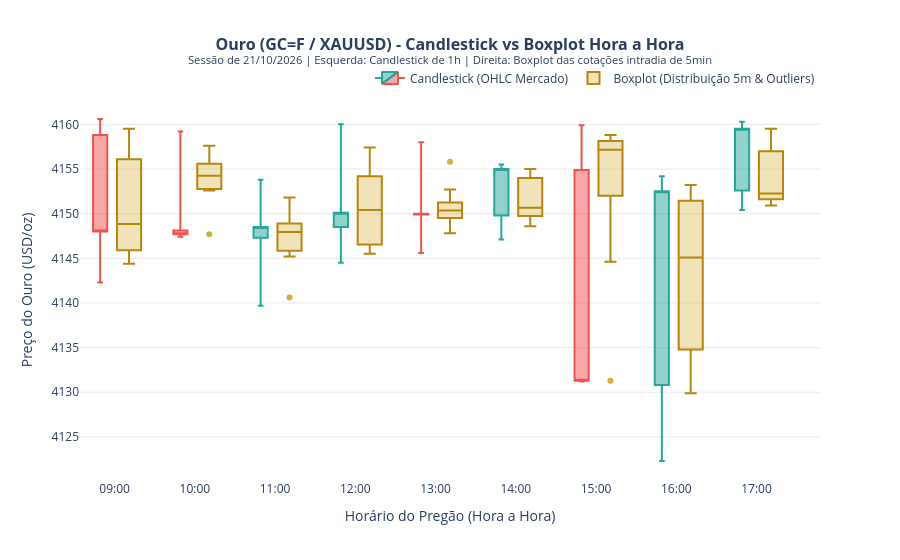

Notebook source saved alongside this figure:
### Code cell
# CÉLULA 4: DADOS REAIS DO OURO (GC=F / XAUUSD) - COMPARAÇÃO HORA A HORA (CANDLE vs BOXPLOT)
# Data: 21 de Outubro de 2026 (Semana Passada) - Intervalo das 09:00 às 17:00
# Cada hora agrupa as cotações a cada 5 minutos formando a distribuição estatística do período.

import numpy as np
import pandas as pd
import plotly.graph_objects as go

# 1. DADOS REAIS HARDCODED (Ouro - Futuros GC=F / XAUUSD em 21/10/2026)
dados_candle_ouro = [
    {
        "Hora": "09:00",
        "Abertura": 4158.8,
        "Máxima": 4160.6,
        "Mínima": 4142.3,
        "Fechamento": 4148.0
    },
    {
        "Hora": "10:00",
        "Abertura": 4148.1,
        "Máxima": 4159.2,
        "Mínima": 4147.4,
        "Fechamento": 4147.7
    },
    {
        "Hora": "11:00",
        "Abertura": 4147.3,
        "Máxima": 4153.8,
        "Mínima": 4139.7,
        "Fechamento": 4148.5
    },
    {
        "Hora": "12:00",
        "Abertura": 4148.5,
        "Máxima": 4160.0,
        "Mínima": 4144.5,
        "Fechamento": 4150.1
    },
    {
        "Hora": "13:00",
        "Abertura": 4150.0,
        "Máxima": 4158.0,
        "Mínima": 4145.6,
        "Fechamento": 4149.9
    },
    {
        "Hora": "14:00",
        "Abertura": 4149.8,
        "Máxima": 4155.5,
        "Mínima": 4147.1,
        "Fechamento": 4155.0
    },
    {
        "Hora": "15:00",
        "Abertura": 4154.9,
        "Máxima": 4159.9,
        "Mínima": 4131.2,
        "Fechamento": 4131.3
    },
    {
        "Hora": "16:00",
        "Abertura": 4130.8,
        "Máxima": 4154.2,
        "Mínima": 4122.3,
        "Fechamento": 4152.5
    },
    {
        "Hora": "17:00",
        "Abertura": 4152.6,
        "Máxima": 4160.3,
        "Mínima": 4150.4,
        "Fechamento": 4159.5
    }
]

dados_boxplot_ouro = [
    {
        "Hora": "09:00",
        "Preco": 4157.8
    },
    {
        "Hora": "09:00",
        "Preco": 4159.5
    },
    {
        "Hora": "09:00",
        "Preco": 4155.6
    },
    {
        "Hora": "09:00",
        "Preco": 4156.6
    },
    {
        "Hora": "09:00",
        "Preco": 4151.6
    },
    {
        "Hora": "09:00",
        "Preco": 4149.7
    },
    {
        "Hora": "09:00",
        "Preco": 4145.6
    },
    {
        "Hora": "09:00",
        "Preco": 4146.2
    },
    {
        "Hora": "09:00",
        "Preco": 4144.9
    },
    {
        "Hora": "09:00",
        "Preco": 4144.4
    },
    {
        "Hora": "09:00",
        "Preco": 4146.8
    },
    {
        "Hora": "09:00",
        "Preco": 4148.0
    },
    {
        "Hora": "10:00",
        "Preco": 4152.8
    },
    {
        "Hora": "10:00",
        "Preco": 4154.7
    },
    {
        "Hora": "10:00",
        "Preco": 4154.8
    },
    {
        "Hora": "10:00",
        "Preco": 4157.6
    },
    {
        "Hora": "10:00",
        "Preco": 4157.3
    },
    {
        "Hora": "10:00",
        "Preco": 4155.3
    },
    {
        "Hora": "10:00",
        "Preco": 4152.6
    },
    {
        "Hora": "10:00",
        "Preco": 4153.8
    },
    {
        "Hora": "10:00",
        "Preco": 4155.9
    },
    {
        "Hora": "10:00",
        "Preco": 4153.0
    },
    {
        "Hora": "10:00",
        "Preco": 4152.7
    },
    {
        "Hora": "10:00",
        "Preco": 4147.7
    },
    {
        "Hora": "11:00",
        "Preco": 4145.6
    },
    {
        "Hora": "11:00",
        "Preco": 4140.6
    },
    {
        "Hora": "11:00",
        "Preco": 4146.1
    },
    {
        "Hora": "11:00",
        "Preco": 4145.2
    },
    {
        "Hora": "11:00",
        "Preco": 4147.7
    },
    {
        "Hora": "11:00",
        "Preco": 4151.8
    },
    {
        "Hora": "11:00",
        "Preco": 4148.7
    },
    {
        "Hora": "11:00",
        "Preco": 4149.1
    },
    {
        "Hora": "11:00",
        "Preco": 4148.2
    },
    {
        "Hora": "11:00",
        "Preco": 4150.4
    },
    {
        "Hora": "11:00",
        "Preco": 4147.5
    },
    {
        "Hora": "11:00",
        "Preco": 4148.5
    },
    {
        "Hora": "12:00",
        "Preco": 4147.1
    },
    {
        "Hora": "12:00",
        "Preco": 4145.5
    },
    {
        "Hora": "12:00",
        "Preco": 4145.5
    },
    {
        "Hora": "12:00",
        "Preco": 4146.0
    },
    {
        "Hora": "12:00",
        "Preco": 4152.6
    },
    {
        "Hora": "12:00",
        "Preco": 4157.4
    },
    {
        "Hora": "12:00",
        "Preco": 4155.8
    },
    {
        "Hora": "12:00",
        "Preco": 4157.0
    },
    {
        "Hora": "12:00",
        "Preco": 4149.8
    },
    {
        "Hora": "12:00",
        "Preco": 4151.6
    },
    {
        "Hora": "12:00",
        "Preco": 4150.7
    },
    {
        "Hora": "12:00",
        "Preco": 4150.1
    },
    {
        "Hora": "13:00",
        "Preco": 4150.4
    },
    {
        "Hora": "13:00",
        "Preco": 4149.1
    },
    {
        "Hora": "13:00",
        "Preco": 4148.9
    },
    {
        "Hora": "13:00",
        "Preco": 4150.0
    },
    {
        "Hora": "13:00",
        "Preco": 4151.3
    },
    {
        "Hora": "13:00",
        "Preco": 4151.2
    },
    {
        "Hora": "13:00",
        "Preco": 4147.8
    },
    {
        "Hora": "13:00",
        "Preco": 4155.8
    },
    {
        "Hora": "13:00",
        "Preco": 4152.7
    },
    {
        "Hora": "13:00",
        "Preco": 4151.2
    },
    {
        "Hora": "13:00",
        "Preco": 4150.3
    },
    {
        "Hora": "13:00",
        "Preco": 4149.9
    },
    {
        "Hora": "14:00",
        "Preco": 4148.6
    },
    {
        "Hora": "14:00",
        "Preco": 4148.9
    },
    {
        "Hora": "14:00",
        "Preco": 4150.0
    },
    {
        "Hora": "14:00",
        "Preco": 4149.9
    },
    {
        "Hora": "14:00",
        "Preco": 4149.6
    },
    {
        "Hora": "14:00",
        "Preco": 4150.1
    },
    {
        "Hora": "14:00",
        "Preco": 4151.2
    },
    {
        "Hora": "14:00",
        "Preco": 4153.8
    },
    {
        "Hora": "14:00",
        "Preco": 4154.2
    },
    {
        "Hora": "14:00",
        "Preco": 4153.3
    },
    {
        "Hora": "14:00",
        "Preco": 4154.9
    },
    {
        "Hora": "14:00",
        "Preco": 4155.0
    },
    {
        "Hora": "15:00",
        "Preco": 4156.8
    },
    {
        "Hora": "15:00",
        "Preco": 4157.1
    },
    {
        "Hora": "15:00",
        "Preco": 4156.8
    },
    {
        "Hora": "15:00",
        "Preco": 4158.0
    },
    {
        "Hora": "15:00",
        "Preco": 4157.2
    },
    {
        "Hora": "15:00",
        "Preco": 4158.4
    },
    {
        "Hora": "15:00",
        "Preco": 4158.8
    },
    {
        "Hora": "15:00",
        "Preco": 4158.3
    },
    {
        "Hora": "15:00",
        "Preco": 4157.3
    },
    {
        "Hora": "15:00",
        "Preco": 4147.2
    },
    {
        "Hora": "15:00",
        "Preco": 4144.6
    },
    {
        "Hora": "15:00",
        "Preco": 4131.3
    },
    {
        "Hora": "16:00",
        "Preco": 4129.9
    },
    {
        "Hora": "16:00",
        "Preco": 4132.5
    },
    {
        "Hora": "16:00",
        "Preco": 4134.8
    },
    {
        "Hora": "16:00",
        "Preco": 4136.7
    },
    {
        "Hora": "16:00",
        "Preco": 4134.8
    },
    {
        "Hora": "16:00",
        "Preco": 4144.1
    },
    {
        "Hora": "16:00",
        "Preco": 4146.1
    },
    {
        "Hora": "16:00",
        "Preco": 4153.2
    },
    {
        "Hora": "16:00",
        "Preco": 4151.4
    },
    {
        "Hora": "16:00",
        "Preco": 4150.3
    },
    {
        "Hora": "16:00",
        "Preco": 4151.5
    },
    {
        "Hora": "16:00",
        "Preco": 4152.5
    },
    {
        "Hora": "17:00",
        "Preco": 4152.2
    },
    {
        "Hora": "17:00",
        "Preco": 4152.3
    },
    {
        "Hora": "17:00",
        "Preco": 4153.1
    },
    {
        "Hora": "17:00",
        "Preco": 4151.7
    },
    {
        "Hora": "17:00",
        "Preco": 4152.1
    },
    {
        "Hora": "17:00",
        "Preco": 4151.4
    },
    {
        "Hora": "17:00",
        "Preco": 4151.5
    },
    {
        "Hora": "17:00",
        "Preco": 4150.9
    },
    {
        "Hora": "17:00",
        "Preco": 4156.5
    },
    {
        "Hora": "17:00",
        "Preco": 4158.9
    },
    {
        "Hora": "17:00",
        "Preco": 4157.5
    },
    {
        "Hora": "17:00",
        "Preco": 4159.5
    }
]

df_candle_ouro = pd.DataFrame(dados_candle_ouro)
df_boxplot_ouro = pd.DataFrame(dados_boxplot_ouro)

# 2. CONFIGURANDO POSIÇÃO NUMÉRICA E OFFSET LADO A LADO
x_indices = np.arange(len(df_candle_ouro))
offset = 0.18

fig = go.Figure()

# 3. CANDLESTICK DO OURO (Deslocado à esquerda de cada hora)
fig.add_trace(
    go.Candlestick(
        x=x_indices - offset,
        open=df_candle_ouro['Abertura'],
        high=df_candle_ouro['Máxima'],
        low=df_candle_ouro['Mínima'],
        close=df_candle_ouro['Fechamento'],
        name='Candlestick (OHLC Mercado)',
        whiskerwidth=0.4,
        increasing_line_color='#26a69a',
        decreasing_line_color='#ef5350'
    )
)

# 4. BOXPLOT DO OURO (Deslocado à direita de cada hora com os preços intradia)
hora_to_x = {h: i + offset for i, h in enumerate(df_candle_ouro['Hora'])}
x_box = df_boxplot_ouro['Hora'].map(hora_to_x)

fig.add_trace(
    go.Box(
        x=x_box,
        y=df_boxplot_ouro['Preco'],
        name='Boxplot (Distribuição 5m & Outliers)',
        boxpoints='outliers',
        width=0.3,
        marker=dict(color='#d4af37', size=6, symbol='circle'),  # Dourado para o Ouro
        line=dict(color='#b8860b', width=2),
        fillcolor='rgba(212, 175, 55, 0.35)'
    )
)

# 5. AJUSTES VISUAIS E TÍTULOS
fig.update_layout(
    title=dict(
        text='<b>Ouro (GC=F / XAUUSD) - Candlestick vs Boxplot Hora a Hora</b><br>'
             '<sup>Sessão de 21/10/2026 | Esquerda: Candlestick de 1h | Direita: Boxplot das cotações intradia de 5min</sup>',
        x=0.5,
        font=dict(size=16)
    ),
    xaxis=dict(
        tickmode='array',
        tickvals=x_indices,
        ticktext=df_candle_ouro['Hora'],
        title='Horário do Pregão (Hora a Hora)',
        rangeslider=dict(visible=False)
    ),
    yaxis=dict(
        title='Preço do Ouro (USD/oz)',
        gridcolor='#eaeaea'
    ),
    template='plotly_white',
    legend=dict(
        orientation='h',
        yanchor='bottom',
        y=1.02,
        xanchor='right',
        x=1
    ),
    hovermode='x unified'
)

fig.show()

### Figure 1 — Plotly figure (JSON) as saved in the notebook; plotly's stock layout.template omitted (floating-point values rounded to 4 significant figures)
{"data": [{"close": [4148.0, 4148.0, 4148.0, 4150.0, 4150.0, 4155.0, 4131.0, 4152.0, 4160.0], "decreasing": {"line": {"color": "#ef5350"}}, "high": [4161.0, 4159.0, 4154.0, 4160.0, 4158.0, 4156.0, 4160.0, 4154.0, 4160.0], "increasing": {"line": {"color": "#26a69a"}}, "low": [4142.0, 4147.0, 4140.0, 4144.0, 4146.0, 4147.0, 4131.0, 4122.0, 4150.0], "name": "Candlestick (OHLC Mercado)", "open": [4159.0, 4148.0, 4147.0, 4148.0, 4150.0, 4150.0, 4155.0, 4131.0, 4153.0], "type": "candlestick", "whiskerwidth": 0.4, "x": [-0.18, 0.82, 1.82, 2.82, 3.82, 4.82, 5.82, 6.82, 7.82]}, {"boxpoints": "outliers", "fillcolor": "rgba(212, 175, 55, 0.35)", "line": {"color": "#b8860b", "width": 2}, "marker": {"color": "#d4af37", "size": 6, "symbol": "circle"}, "name": "Boxplot (Distribuição 5m & Outliers)", "type": "box", "width": 0.3, "x": [0.18, 0.18, 0.18, 0.18, 0.18, 0.18, 0.18, 0.18, 0.18, 0.18, 0.18, 0.18, 1.18, 1.18, 1.18, 1.18, 1.18, 1.18, 1.18, 1.18, 1.18, 1.18, 1.18, 1.18, 2.18, 2.18, 2.18, 2.18, 2.18, 2.18, 2.18, 2.18, 2.18, 2.18, 2.18, 2.18, 3.18, 3.18, 3.18, 3.18, 3.18, 3.18, 3.18, 3.18, 3.18, 3.18, 3.18, 3.18, 4.18, 4.18, 4.18, 4.18, 4.18, 4.18, 4.18, 4.18, 4.18, 4.18, 4.18, 4.18, 5.18, 5.18, 5.18, 5.18, 5.18, 5.18, 5.18, 5.18, 5.18, 5.18, 5.18, 5.18, 6.18, 6.18, 6.18, 6.18, 6.18, 6.18, 6.18, 6.18, 6.18, 6.18, 6.18, 6.18, 7.18, 7.18, 7.18, 7.18, 7.18, 7.18, 7.18, 7.18, 7.18, 7.18, 7.18, 7.18, 8.18, 8.18, 8.18, 8.18, 8.18, 8.18, 8.18, 8.18, 8.18, 8.18, 8.18, 8.18], "y": [4158.0, 4160.0, 4156.0, 4157.0, 4152.0, 4150.0, 4146.0, 4146.0, 4145.0, 4144.0, 4147.0, 4148.0, 4153.0, 4155.0, 4155.0, 4158.0, 4157.0, 4155.0, 4153.0, 4154.0, 4156.0, 4153.0, 4153.0, 4148.0, 4146.0, 4141.0, 4146.0, 4145.0, 4148.0, 4152.0, 4149.0, 4149.0, 4148.0, 4150.0, 4148.0, 4148.0, 4147.0, 4146.0, 4146.0, 4146.0, 4153.0, 4157.0, 4156.0, 4157.0, 4150.0, 4152.0, 4151.0, 4150.0, 4150.0, 4149.0, 4149.0, 4150.0, 4151.0, 4151.0, 4148.0, 4156.0, 4153.0, 4151.0, 4150.0, 4150.0, 4149.0, 4149.0, 4150.0, 4150.0, 4150.0, 4150.0, 4151.0, 4154.0, 4154.0, 4153.0, 4155.0, 4155.0, 4157.0, 4157.0, 4157.0, 4158.0, 4157.0, 4158.0, 4159.0, 4158.0, 4157.0, 4147.0, 4145.0, 4131.0, 4130.0, 4132.0, 4135.0, 4137.0, 4135.0, 4144.0, 4146.0, 4153.0, 4151.0, 4150.0, 4152.0, 4152.0, 4152.0, 4152.0, 4153.0, 4152.0, 4152.0, 4151.0, 4152.0, 4151.0, 4156.0, 4159.0, 4158.0, 4160.0]}], "layout": {"hovermode": "x unified", "legend": {"orientation": "h", "x": 1, "xanchor": "right", "y": 1.02, "yanchor": "bottom"}, "title": {"font": {"size": 16}, "text": "<b>Ouro (GC=F / XAUUSD) - Candlestick vs Boxplot Hora a Hora</b><br><sup>Sessão de 21/10/2026 | Esquerda: Candlestick de 1h | Direita: Boxplot das cotações intradia de 5min</sup>", "x": 0.5}, "xaxis": {"rangeslider": {"visible": false}, "tickmode": "array", "ticktext": ["09:00", "10:00", "11:00", "12:00", "13:00", "14:00", "15:00", "16:00", "17:00"], "tickvals": [0, 1, 2, 3, 4, 5, 6, 7, 8], "title": {"text": "Horário do Pregão (Hora a Hora)"}}, "yaxis": {"gridcolor": "#eaeaea", "title": {"text": "Preço do Ouro (USD/oz)"}}}}
